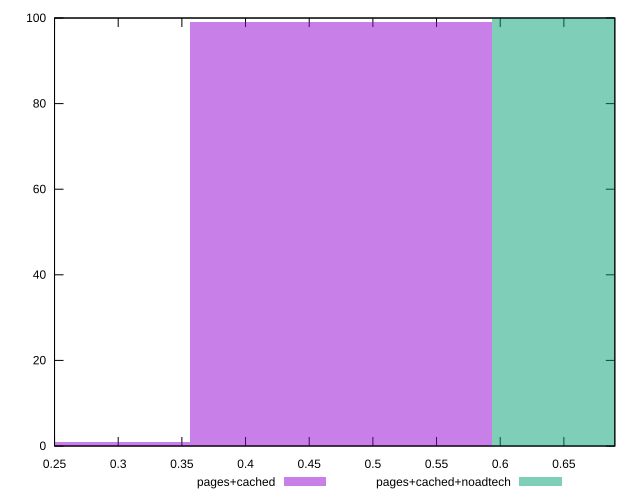

Generate this figure with gnuplot:
reset

$pagesCached <<EOF
0.2375173792141433 1
0.4750347584282866 99
EOF

$pagesCachedNoadtech <<EOF
0.7125521376424299 100
EOF

set key outside below
set boxwidth 0.2375173792141433
set xrange [0.25:0.69]
set yrange [0:100]
set trange [0:100]
set style fill transparent solid 0.5 noborder
set terminal svg size 640, 500 enhanced background rgb 'white'
set output "report_00023_2021-02-20T12:14:57.249Z/meta/score/comparison/histogram/1_vs_2.svg"

plot $pagesCached title "pages+cached" with boxes, \
     $pagesCachedNoadtech title "pages+cached+noadtech" with boxes

reset
